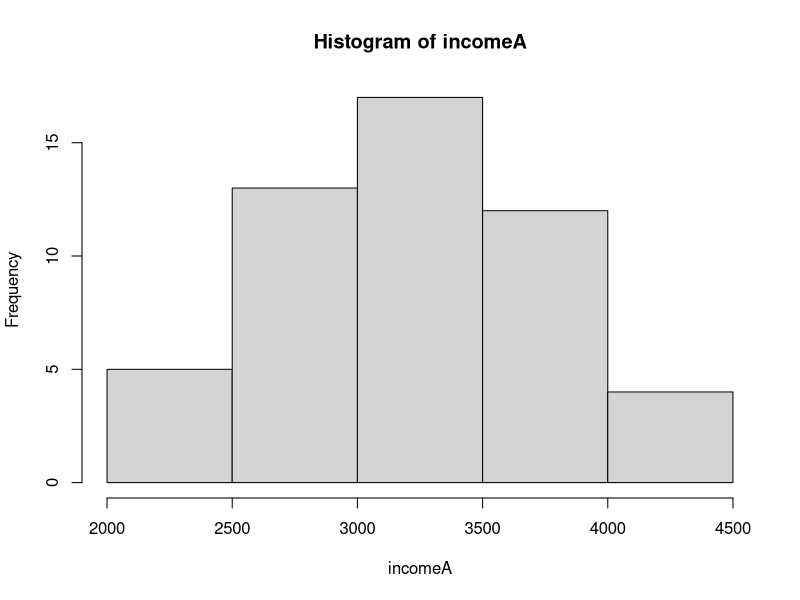
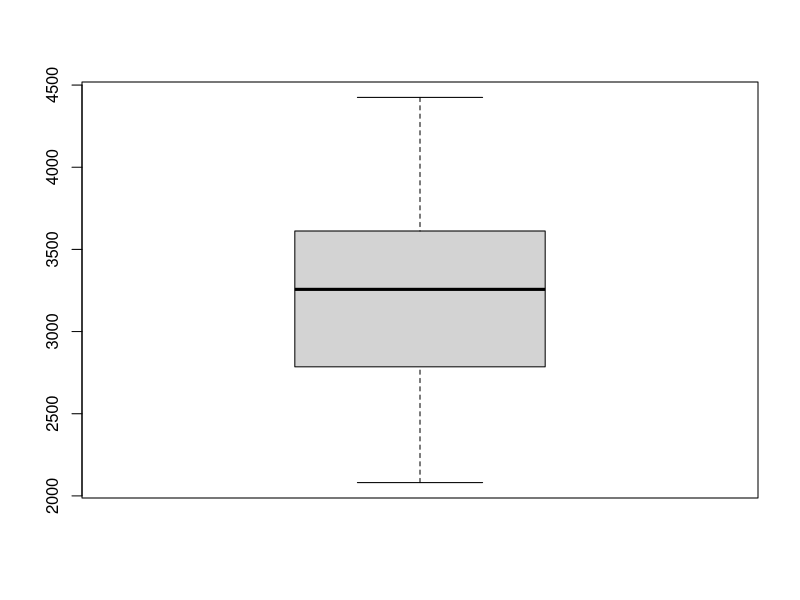
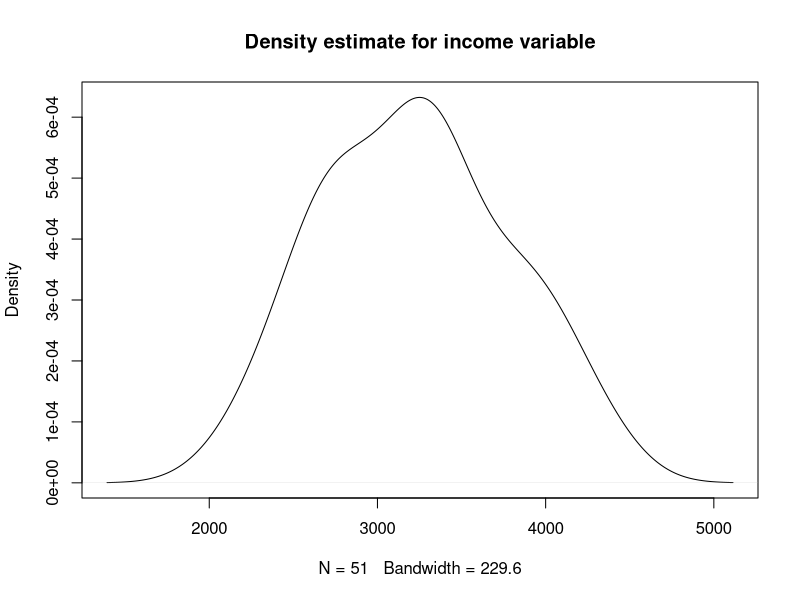
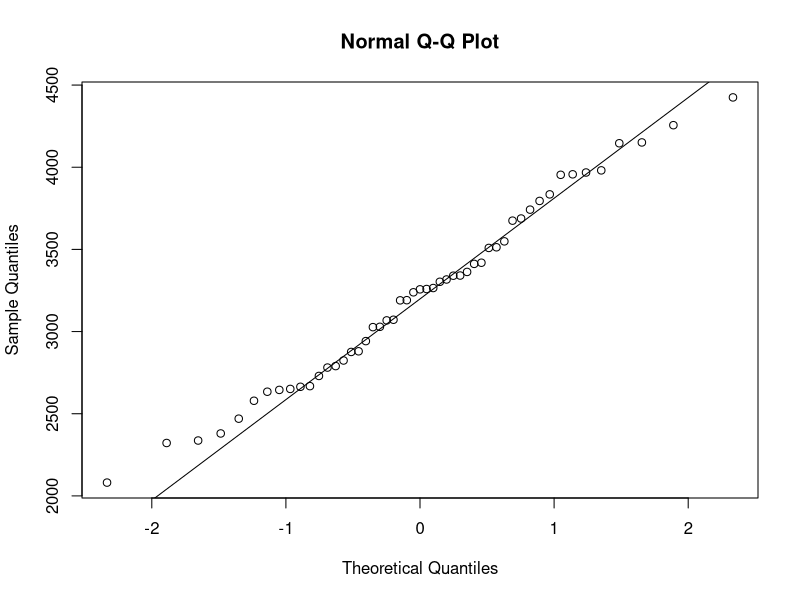
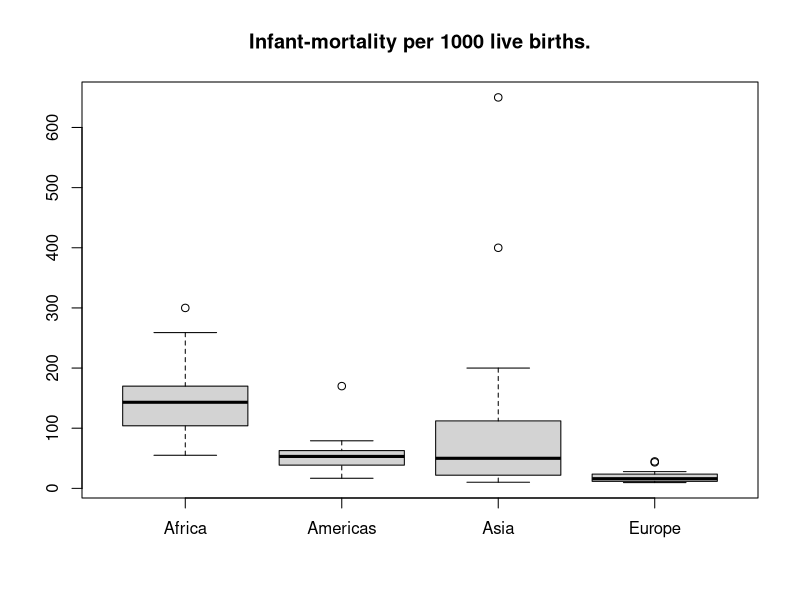
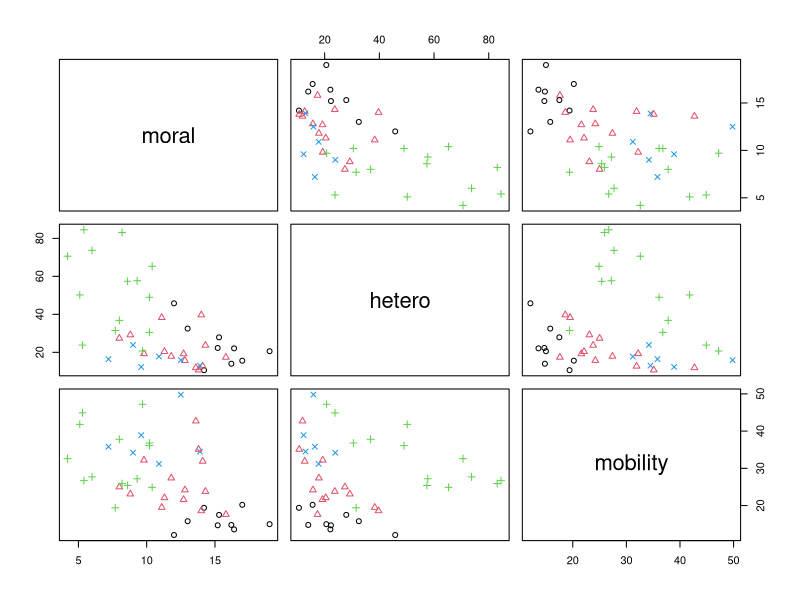

R code for these plots, in order:

library(car)

data("Anscombe")
data("Leinhardt")

summary(Anscombe)
summary(Leinhardt)

# examine income variable
incomeA = Anscombe$income

hist(incomeA)

boxplot(incomeA)

plot(
  density(incomeA, na.rm = T), 
  main = "Density estimate for income variable"
  )

qqnorm(incomeA)
qqline(incomeA) # distribution looks close to normal

# examine infant mortality 
boxplot(
  Leinhardt$infant ~ Leinhardt$region,
  main = "Infant-mortality per 1000 live births.",
  ylab = "",
  xlab = ""
  )

# Europe hast lowest level and hardly any spread, Asia's median lower 
# than the Americas' but shows huge spread and two massive outliers.

# Which countries have a mortality rate larger than 20%
Leinhardt[which(Leinhardt$infant > 200),]


# inspect Angell
data("Angell")
?Angell

iv = as.integer(Angell$region)
plot(Angell[,-4], col = iv, pch = iv)
